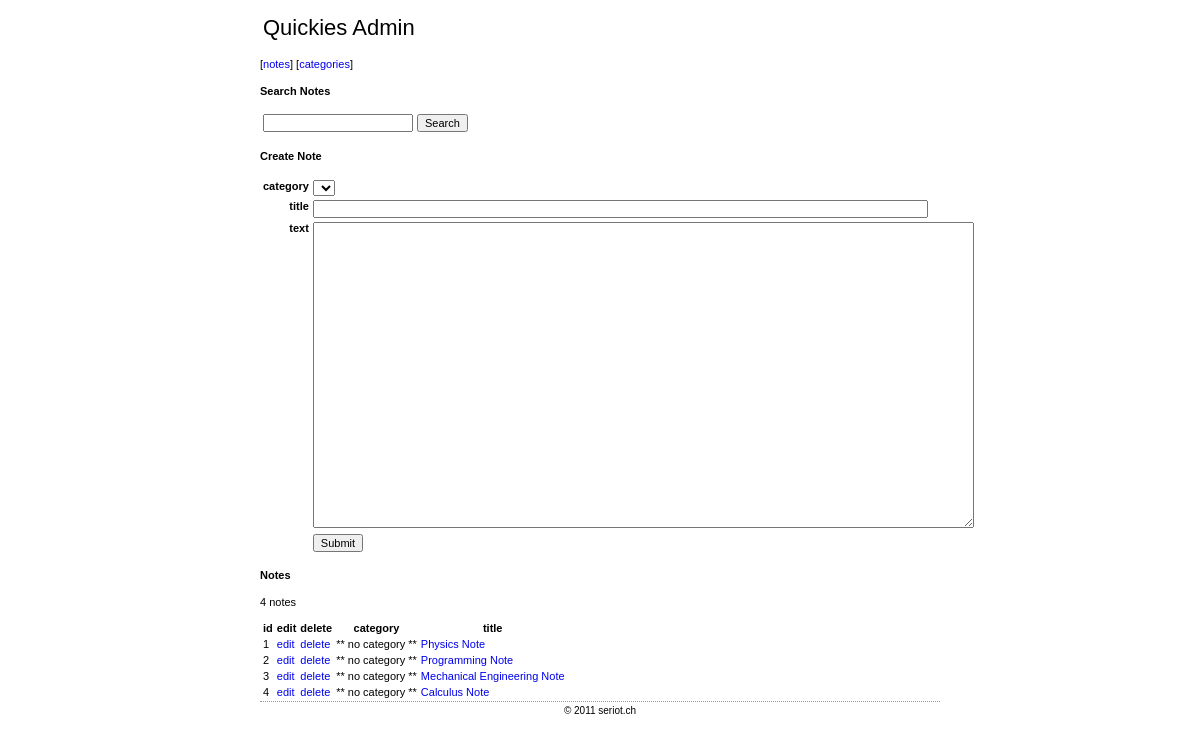
Page /admin/index.php on the earlier database version.
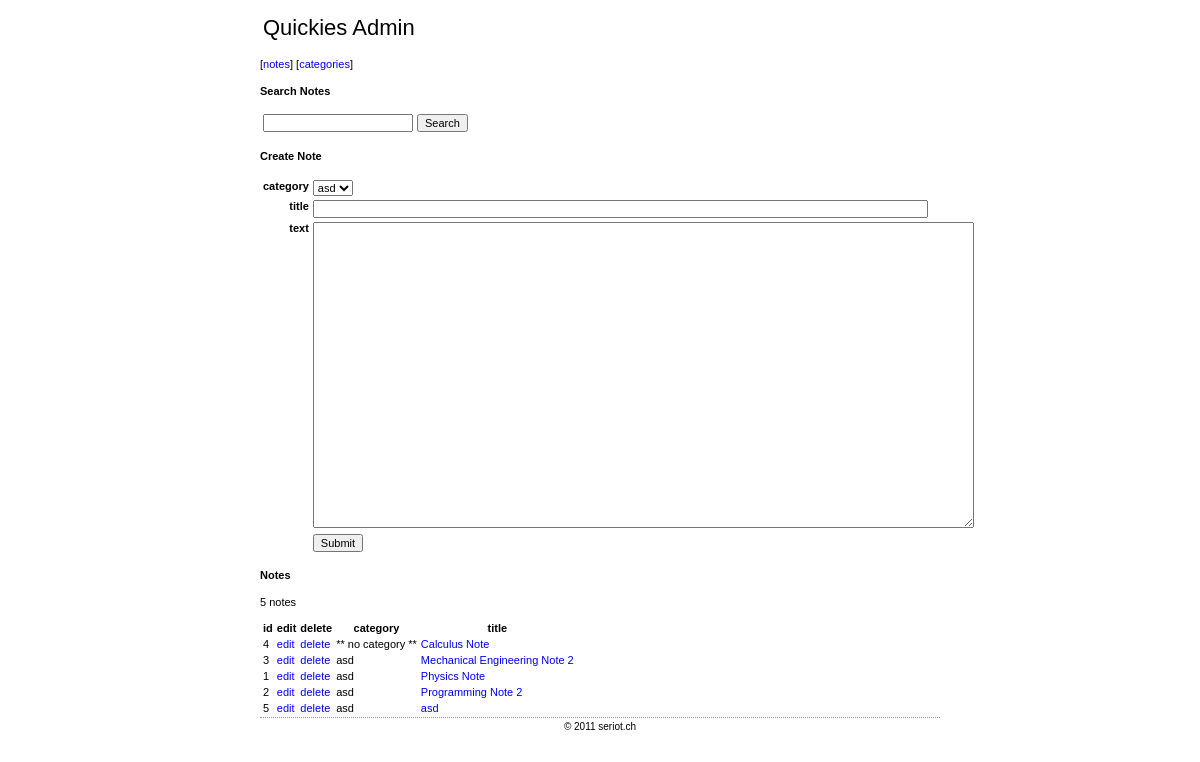
Same page on the later database version.
### tables this page shows
CREATE TABLE q_note (
                        id INTEGER PRIMARY KEY AUTOINCREMENT,
                        category_id INTEGER,
                        timestamp DATETIME DEFAULT CURRENT_TIMESTAMP,
                        title TEXT DEFAULT NULL,
                        text TEXT,
                        FOREIGN KEY (category_id) REFERENCES q_category(id)
);

CREATE TABLE q_category (
                            id INTEGER PRIMARY KEY AUTOINCREMENT,
                            name TEXT NOT NULL,
                            UNIQUE (name)
);

### public/admin/config.inc (called while the page is built, shortened)
<?
$title_faq = "Quickies Admin";
$footer_text = "© 2011 seriot.ch";
$PHP_SELF = $_SERVER['PHP_SELF'];

### public/logic.php (called while the page is built, shortened)
<?php
require_once 'markdown.php';
require_once 'database.php';
class Category extends DBObject {
    public static $table_name = 'q_category';
    public static function AllObjects($where_clause=null) {
        $query = "SELECT C.id, C.name FROM ".Category::$table_name." AS C";
        $query .= " ORDER BY C.name";
        $con = $GLOBALS["con"];
        $success = null;
        $result = database_query($con, $query, $success) or die("Error in query: ". mysql_error());
        $a = array();
        while (list($cat_id, $cat_name) = database_fetch_row($result)) {
            $c = new Category();
            $c->id = $cat_id;
            $c->name = $cat_name;
            array_push($a, $c);
        }
        return $a;
    }
}
class Note extends DBObject {
    public static $table_name = 'q_note';
    public static function AllObjects($where_clause=null, $order_clause=null, $limit=0) {
        $query = "SELECT N.id, N.title, N.text, N.timestamp, N.category_id, C.id, C.name FROM ".Note::$table_name." AS N, ".Category::$table_name." AS C WHERE C.id = N.category_id";
        $query .= " ORDER BY ".$order_clause." C.name, N.title";
        $con = $GLOBALS["con"];
        $success = null;
        $result = database_query($con, $query, $success) or die("Error in query: ". mysql_error());
        $a = array();
        while (list($note_id, $note_title, $note_text, $note_timestamp, $note_category_id, $category_id, $category_name) = database_fetch_row($result)) {
            $n = new Note();
            $n->id = $note_id;
            $n->title = $note_title;
            $n->text = $note_text;
            $n->timestamp = $note_timestamp;
            $n->category_id = $note_category_id;
            $n->category_name = $category_name;
            array_push($a, $n);
        }
        return $a;
    }
    public static function AllNotesIncludingOnesWithoutCategory() {
        $a1 = Note::NotesWithMissingCategory();
        $a2 = Note::AllObjects();
        foreach($a2 as $n) {
            array_push($a1, $n);
        }
        return $a1;
    }
    public static function NotesWithMissingCategory() {
        $query = "SELECT N.id, N.title, N.text, N.timestamp, N.category_id FROM ".Note::$table_name." AS N WHERE category_id NOT IN (SELECT id FROM ".Category::$table_name.");";
        $con = $GLOBALS["con"];
        $success = null;
        $result = database_query($con, $query, $success) or die("Error in query: ". mysql_error());
        $a = array();
        while (@list($note_id, $note_title, $note_text, $note_timestamp, $note_category_id, $category_id) = database_fetch_row($result)) {
            $n = new Note();
            $n->id = $note_id;
            $n->title = $note_title;
            $n->text = $note_text;
            $n->timestamp = $note_timestamp;
            $n->category_id = 0;
            $n->category_name = "** no category **";
            array_push($a, $n);
        }
        return $a;
    }
}
?>

### public/database.php (called while the page is built, shortened)
<?php
function database_query($pdo, $query, $success = null)
{
    return $pdo->query($query);
}
function database_fetch_row($result)
{
    return $result->fetch();
}

### public/admin/index.php (the view, shortened to what this page needs)
<?ob_start();
include_once "config.inc";
include_once "../logic.php";
$action = $_REQUEST['action'] ?? null;
$req_note_id = $_REQUEST['id'] ?? null;
$req_cat_id = $_REQUEST['cat'] ?? null;
$req_cat_name = $_REQUEST['cat_name'] ?? '';
$req_note_title = $_REQUEST['note_title'] ?? '';
$req_note_text = $_REQUEST['note_text'] ?? '';
$req_confirm_delete = $_REQUEST['confirm_delete'] ?? null;
$req_cancel_delete = $_REQUEST['cancel_delete'] ?? null;
$req_search_string = $_REQUEST['search_string'] ?? '';
$display_mode = 'notes';
?>
<!DOCTYPE html PUBLIC "-//W3C//DTD XHTML 1.0 Strict//EN"
    "http://www.w3.org/TR/xhtml1/DTD/xhtml1-strict.dtd">
<html xmlns="http://www.w3.org/1999/xhtml" xml:lang="en" lang="en">
<head>
	<link href="../style.css" rel="stylesheet" type="text/css" />
</head>
<body>
    <div id="pageTitle"><?=$title_faq?></div>
    <p>[<a href="<?=$PHP_SELF?>">notes</a>] [<a href="<?=$PHP_SELF?>?categories">categories</a>]</p>
<?
if($display_mode == 'categories') {
    if ($action == 'delete') {
        echo "<h4>Delete Category</h4>\n";
        $c = Category::CategoryWithId($req_cat_id);
    	if ($req_confirm_delete) {
            $c->delete();
    		header("Location: $PHP_SELF?categories");
    		exit;
    	}
    	if ($req_cancel_delete) {
    	    header("Location: $PHP_SELF?categories");
    		exit;
    	}
        echo "<form method=\"post\" action=\"$PHP_SELF?categories&action=delete&cat=$c->id\">\n";
    		echo "Do you really want to delete category $c->id - ".stripslashes($c->name)."?<br>\n";
    		echo "<input type=\"submit\" name=\"cancel_delete\" value=\"Cancel\">\n";
    		echo "<input type=\"submit\" name=\"confirm_delete\" value=\"Delete\">\n";
    	echo "</form>\n";
    }
    if ($action == 'edit') {
        echo "<h4>Edit Category</h4>\n";
        $c = Category::CategoryWithId($req_cat_id);
        $action_link = $PHP_SELF."?categories&action=update&cat=".$req_cat_id;
        $button_title = "Edit";
    } else {
        echo "<h4>Create category</h4>\n";
        $c = null;
        $action_link = $PHP_SELF."?categories&action=create";
        $button_title = "Create";
    }
    echo "<table id=\"categoryEdit\">\n";
    echo "<form method=\"post\" action=\"".$action_link."\">\n";
    echo "<tr>\n";
    echo "<td><input type='text' name='cat_name' value=\"".htmlspecialchars($c->name)."\" /></td>\n";
    echo "<td><input type='submit' class='submit' value='".htmlspecialchars($button_title)."' /></td>\n";
    echo "</tr>\n";
    echo "</form>\n";
    echo "</table>\n";
    if ($action == 'create') {
        $insert_id = Category::Create($req_cat_name);
    	header("Location: $PHP_SELF?categories&action=edit&cat=".$insert_id);
    	exit;
    } else if ($action == 'update') {
        $cat = Category::CategoryWithId($req_cat_id);
        $cat->update($req_cat_name);
    	header("Location: $PHP_SELF?categories");
    	exit;
    }
    echo "<h4>Categories</h4>\n";
    $categories = Category::allObjects();
    echo "<table>\n";
    echo "<p>".count($categories)." categories</p>\n";
	echo "<tr>\n";
		echo "<th>id</td>\n";
		echo "<th>name</td>\n";
		echo "</td>\n";
	echo "</tr>\n";
    foreach($categories as $c) {
    	echo "<tr>\n";
    	    echo "<td>".$c->id."</td>\n";
    		echo "<td><a href='?categories&action=edit&cat=".$c->id."'>edit</a></td>";
    		echo "<td><a href='?categories&action=delete&cat=".$c->id."'>delete</a></td>";
            echo "<td>".$c->name."</td>\n";
            echo "<td><a href='../index.php?cat=".$c->id."'>".$c->name."</a></td>";
    	echo "</tr>\n";
	}
    echo "</table>\n";
} else if ($display_mode == "notes") {
    echo "<h4>Search Notes</h4>\n";
    ?>
    <div id="searchForm">
    <form action='<?=$PHP_SELF?>' method='post'>
    <table>
        <tr>
            <td><input type='text' name='search_string' value='<?=htmlentities($req_search_string)?>' /></td>
            <td><input type='submit' class='submit' value='Search' /></td>
        </tr>
    </table>
    </form>
    <?
    if ($action == 'create') {
        $insert_id = Note::Create($req_cat_id, $req_note_title, $req_note_text);
    	header("Location: $PHP_SELF/../?id=".$insert_id);
    	exit;
    } else if ($action == 'update') {
        $note = Note::NoteWithId($req_note_id);
        $note->update($req_cat_id, $req_note_title, $req_note_text);
    	header("Location: $PHP_SELF/../?id=".$req_note_id);
    	exit;
    } else {
        if ($action == 'edit') {
            echo "<h4>Edit Note</h4>\n";
            $n = Note::NoteWithId($req_note_id);
            $action_link = $PHP_SELF."?action=update&id=".$req_note_id;
        } else {
            echo "<h4>Create Note</h4>\n";
            $n = null;
            $action_link = $PHP_SELF."?action=create";
        }
        echo "<table id=\"noteEdit\">\n";
        echo "<form method=\"post\" action=\"".$action_link."\">\n";
        echo "<tr><th>category</th>";
        echo "<td><select name=\"cat\">\n";
        	$categories = Category::allObjects();
        	foreach ($categories as $c) {
        	    if($c->id == $n->category_id) {
        		    echo "<option selected=\"selected\" name = \"cat\" value=\"$c->id\">".$c->name."</option>\n";
        	    } else {
        		    echo "<option  name = \"cat\" value=\"$c->id\">".$c->name."</option>\n";
        		}
        	}
        echo "</select></td></tr>\n";
        echo "<tr><th>title</th>";
        echo "<td><input type=\"text\" size=\"93\" name=\"note_title\" value=\"".htmlspecialchars($n->title)."\" /></td>\n";
        echo "<tr><th>text</th><td><textarea rows=20 cols=80 wrap=\"off\" name=\"note_text\">".$n->text."</textarea></td>\n";
        echo "<tr><th></th><td><input type=\"submit\" class=\"submit\" name=\"submit\" value=\"Submit\"></td>\n";
        echo "</form>\n";
        echo "</table>\n";
    }
    echo "<h4>Notes</h4>\n";
        $notes = array();
        if($req_search_string != "") {
            $notes = Note::NotesWithSearchString($req_search_string);
        } else {
            $notes = Note::AllNotesIncludingOnesWithoutCategory();
        }
        echo "<table>\n";
        echo "<p>".count($notes)." notes</p>\n";
    	echo "<tr>\n";
    		echo "<th>id</td>\n";
    		echo "<th>edit</td>\n";
    		echo "<th>delete</td>\n";
    		echo "<th>category</td>\n";
    		echo "<th>title</td>\n";
    	echo "</tr>\n";
        foreach($notes as $n) {
        	echo "<tr>\n";
        	    echo "<td>".$n->id."</td>\n";
        		echo "<td><a href='?action=edit&id=".$n->id."'>edit</a></td>";
        		echo "<td><a href='?action=delete&id=".$n->id."'>delete</a></td>";
                echo "<td>".$n->category_name."</td>\n";
                echo "<td><a href='../index.php?id=".$n->id."'>".$n->title."</a></td>";
        	echo "</tr>\n";
    	}
    echo "</table>\n";
}
?>
<div id="footer"><?=$footer_text?></div>
</body>
</html>

### public/style.css (style rules this page uses)
body { background-color: #ffffff; color: #000000; width: 680px; margin-left: auto; margin-right: auto; }
body, input, li, option, select, td, th { font-family: Verdana, Arial, Helvetica, Sans-serif; font-size: 11px; }
a { text-decoration: none; }
#pageTitle { font-size: 2em; margin-bottom: 10px; padding: 0.3em 3px 0.3em 3px; }
#searchForm { margin-bottom: 1em; }
#footer { border-top: 1px dotted #999999; font-size: 10px; margin-bottom: 10px; padding: 0.3em 3px 0.3em 3px; text-align: center; }
table#noteEdit th { text-align: right; }
tr { vertical-align: top; }

Differences in the rows shown:
shown differently, row unchanged: q_note "Calculus Note": moves up the list
changed q_note id 3: category.name "** no category **" → "asd"; title "Mechanical Engineering Note" → "Mechanical Engineering Note 2"; moves up the list
computed for q_note "Physics Note": category.name "** no category **" → "asd"
changed q_note id 2: category.name "** no category **" → "asd"; title "Programming Note" → "Programming Note 2"
added q_note: id "5", category.name "asd", title "asd"
Other differences:
form field cat: (not shown) → "asd"
count($notes): "4" → "5"
